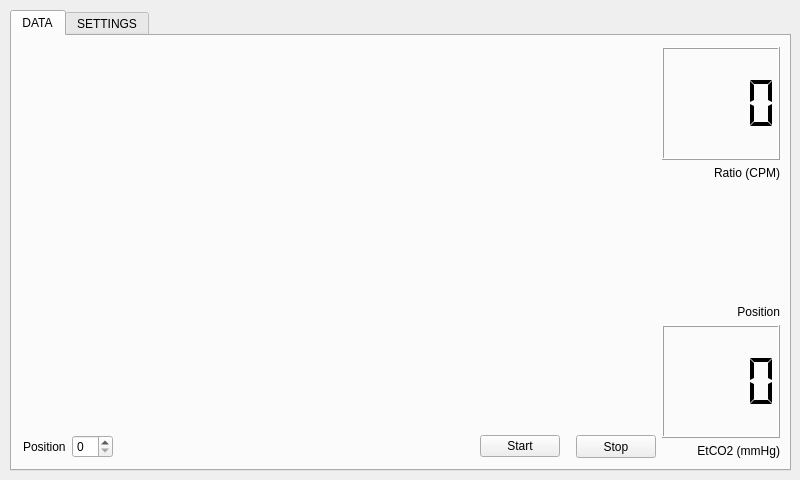
<?xml version="1.0" encoding="UTF-8"?>
<ui version="4.0">
 <class>MainWindow</class>
 <widget class="QMainWindow" name="MainWindow">
  <property name="geometry">
   <rect>
    <x>0</x>
    <y>0</y>
    <width>800</width>
    <height>480</height>
   </rect>
  </property>
  <property name="sizePolicy">
   <sizepolicy hsizetype="Fixed" vsizetype="Fixed">
    <horstretch>0</horstretch>
    <verstretch>0</verstretch>
   </sizepolicy>
  </property>
  <property name="windowTitle">
   <string>MainWindow</string>
  </property>
  <widget class="QWidget" name="centralWidget">
   <property name="sizePolicy">
    <sizepolicy hsizetype="Fixed" vsizetype="Fixed">
     <horstretch>0</horstretch>
     <verstretch>0</verstretch>
    </sizepolicy>
   </property>
   <widget class="QTabWidget" name="tabWidget">
    <property name="geometry">
     <rect>
      <x>10</x>
      <y>10</y>
      <width>781</width>
      <height>461</height>
     </rect>
    </property>
    <property name="sizePolicy">
     <sizepolicy hsizetype="Fixed" vsizetype="Fixed">
      <horstretch>0</horstretch>
      <verstretch>0</verstretch>
     </sizepolicy>
    </property>
    <property name="currentIndex">
     <number>0</number>
    </property>
    <widget class="QWidget" name="tab_data">
     <attribute name="title">
      <string>DATA</string>
     </attribute>
     <layout class="QHBoxLayout" name="horizontalLayout" stretch="70,13">
      <property name="rightMargin">
       <number>9</number>
      </property>
      <item>
       <layout class="QVBoxLayout" name="verticalLayout" stretch="1,1,0">
        <item>
         <widget class="QCustomPlot" name="plot_depth" native="true"/>
        </item>
        <item>
         <widget class="QCustomPlot" name="plot_ETCO2" native="true"/>
        </item>
        <item>
         <layout class="QHBoxLayout" name="horizontalLayout_2" stretch="0,0,0,0,0,0">
          <property name="sizeConstraint">
           <enum>QLayout::SetDefaultConstraint</enum>
          </property>
          <item>
           <widget class="QLabel" name="label_3">
            <property name="text">
             <string>Position</string>
            </property>
           </widget>
          </item>
          <item>
           <widget class="QSpinBox" name="spinBox_position"/>
          </item>
          <item>
           <spacer name="horizontalSpacer">
            <property name="orientation">
             <enum>Qt::Horizontal</enum>
            </property>
            <property name="sizeHint" stdset="0">
             <size>
              <width>40</width>
              <height>20</height>
             </size>
            </property>
           </spacer>
          </item>
          <item>
           <widget class="QPushButton" name="pushButton_start">
            <property name="text">
             <string>Start</string>
            </property>
           </widget>
          </item>
          <item>
           <spacer name="horizontalSpacer_2">
            <property name="orientation">
             <enum>Qt::Horizontal</enum>
            </property>
            <property name="sizeType">
             <enum>QSizePolicy::Fixed</enum>
            </property>
            <property name="sizeHint" stdset="0">
             <size>
              <width>10</width>
              <height>20</height>
             </size>
            </property>
           </spacer>
          </item>
          <item>
           <widget class="QPushButton" name="pushButton_stop">
            <property name="sizePolicy">
             <sizepolicy hsizetype="Minimum" vsizetype="Minimum">
              <horstretch>0</horstretch>
              <verstretch>0</verstretch>
             </sizepolicy>
            </property>
            <property name="text">
             <string>Stop</string>
            </property>
           </widget>
          </item>
         </layout>
        </item>
       </layout>
      </item>
      <item>
       <layout class="QVBoxLayout" name="verticalLayout_2" stretch="1,0,1,0,1,0">
        <item>
         <widget class="QLCDNumber" name="lcdNumber_CPM">
          <property name="smallDecimalPoint">
           <bool>false</bool>
          </property>
          <property name="digitCount">
           <number>4</number>
          </property>
          <property name="segmentStyle">
           <enum>QLCDNumber::Flat</enum>
          </property>
          <property name="value" stdset="0">
           <double>0.000000000000000</double>
          </property>
         </widget>
        </item>
        <item>
         <widget class="QLabel" name="label_CPM">
          <property name="text">
           <string>Ratio (CPM)</string>
          </property>
          <property name="alignment">
           <set>Qt::AlignRight|Qt::AlignTrailing|Qt::AlignVCenter</set>
          </property>
         </widget>
        </item>
        <item>
         <widget class="PositionMatrix" name="position_matrix" native="true"/>
        </item>
        <item>
         <widget class="QLabel" name="label_Position">
          <property name="text">
           <string>Position</string>
          </property>
          <property name="alignment">
           <set>Qt::AlignRight|Qt::AlignTrailing|Qt::AlignVCenter</set>
          </property>
         </widget>
        </item>
        <item>
         <widget class="QLCDNumber" name="lcdNumber_EtCO2">
          <property name="digitCount">
           <number>4</number>
          </property>
          <property name="segmentStyle">
           <enum>QLCDNumber::Flat</enum>
          </property>
          <property name="value" stdset="0">
           <double>0.000000000000000</double>
          </property>
         </widget>
        </item>
        <item>
         <widget class="QLabel" name="label_ETCO2">
          <property name="text">
           <string>EtCO2 (mmHg)</string>
          </property>
          <property name="alignment">
           <set>Qt::AlignRight|Qt::AlignTrailing|Qt::AlignVCenter</set>
          </property>
         </widget>
        </item>
       </layout>
      </item>
     </layout>
    </widget>
    <widget class="QWidget" name="tab_settings">
     <attribute name="title">
      <string>SETTINGS</string>
     </attribute>
    </widget>
   </widget>
  </widget>
 </widget>
 <layoutdefault spacing="6" margin="11"/>
 <customwidgets>
  <customwidget>
   <class>QCustomPlot</class>
   <extends>QWidget</extends>
   <header>qcustomplot.h</header>
   <container>1</container>
  </customwidget>
  <customwidget>
   <class>PositionMatrix</class>
   <extends>QWidget</extends>
   <header>positionmatrix.h</header>
   <container>1</container>
  </customwidget>
 </customwidgets>
 <resources/>
 <connections/>
</ui>
